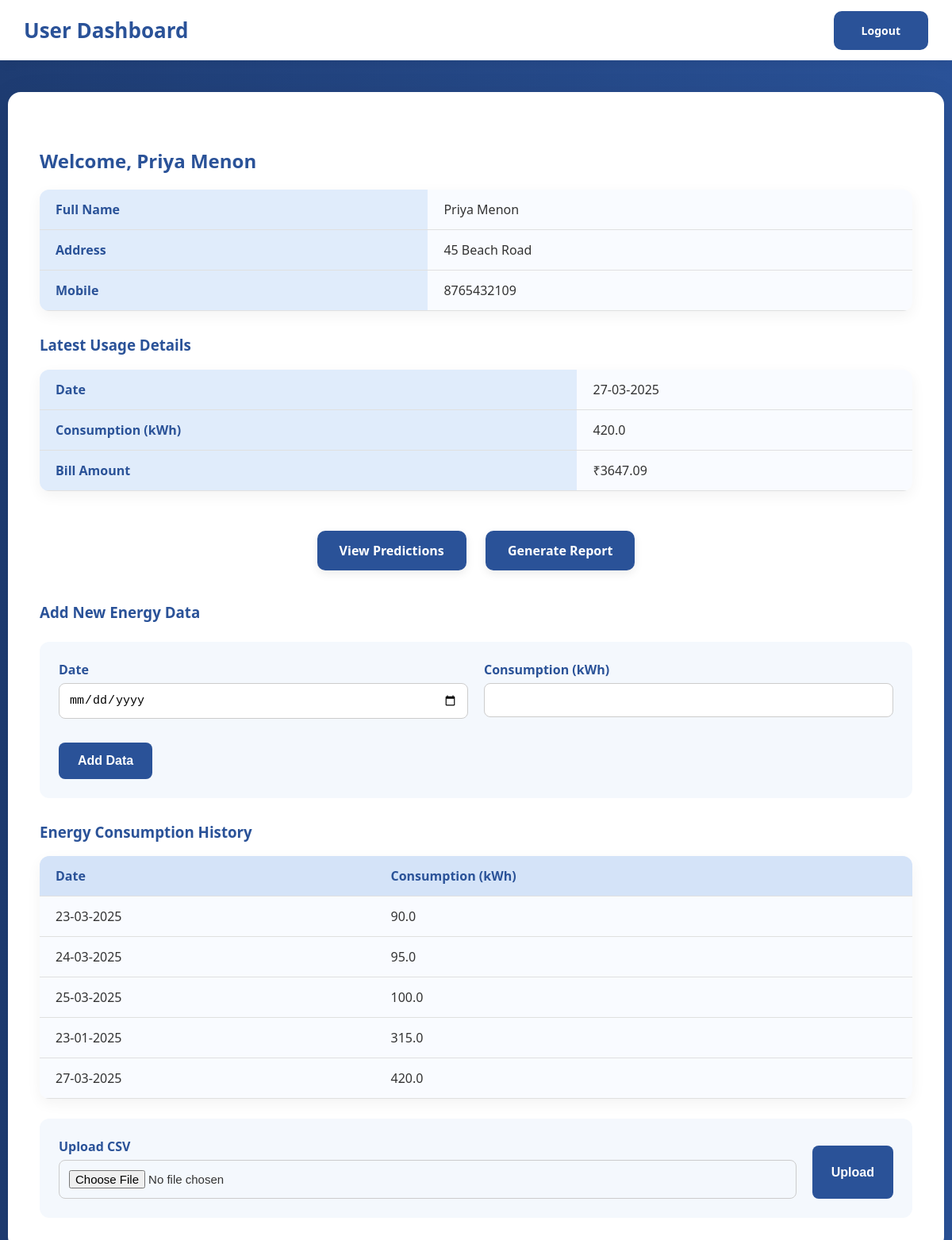
Screenshot of /user/dashboard (signed in) with the database file from the repository.
### database.py (models this page shows)
class User(db.Model):
    id = db.Column(db.Integer, primary_key=True)
    username = db.Column(db.String(50), unique=True, nullable=False)
    password = db.Column(db.String(100), nullable=False)
    role = db.Column(db.String(20), nullable=False)  # 'user' only (no 'admin' role anymore)
    full_name = db.Column(db.String(100), nullable=False)
    address = db.Column(db.String(200), nullable=False)
    city = db.Column(db.String(50), nullable=False)
    phone_number = db.Column(db.String(15), nullable=False)
    officer_id = db.Column(db.Integer, db.ForeignKey('officer.id'), nullable=True)
    officer = db.relationship('Officer', backref=db.backref('users', lazy=True))

class EnergyData(db.Model):
    id = db.Column(db.Integer, primary_key=True)
    user_id = db.Column(db.Integer, db.ForeignKey('user.id'), nullable=False)
    date = db.Column(db.DateTime, nullable=False)
    consumption = db.Column(db.Float, nullable=False)

### routes.py (the view, shortened to what this page needs)
    @app.route('/user/dashboard', methods=['GET', 'POST'])
    @login_required
    def user_dashboard():
        if current_user.role != 'user':
            flash('Invalid user type for user dashboard!', 'error')
            return redirect(url_for('login'))
        try:
            user_type, user_id = current_user.id.split(':')
            user = User.query.get(int(user_id))
            user_id = int(user_id)
            if user_type != 'user':
                flash('Invalid user type for user dashboard!', 'error')
                return redirect(url_for('login'))
        except (ValueError, TypeError) as e:
            print(f"Error parsing user ID from {current_user.id}: {str(e)}")
            flash('Error loading user data!', 'error')
            return redirect(url_for('login'))
        energy_data = EnergyData.query.filter_by(user_id=user_id).all()
        latest_entry = energy_data[-1]
        latest_consumption = latest_entry.consumption
        bill_dict = calculate_kseb_bill(latest_consumption, billing_cycle=1, phase='single')
        return render_template('user_dashboard.html',
                            data=energy_data,
                            latest_consumption=latest_consumption,
                            bill_dict=bill_dict,
                            user=user)

### templates/user_dashboard.html (shortened to what this page needs)
<!DOCTYPE html>
<html lang="en">
<head>
    <link rel="stylesheet" href="{{ url_for('static', filename='css/user_dashboard.css') }}">
</head>
<body>
    <header>
        <h1>User Dashboard</h1>
        <nav>
            <a href="{{ url_for('logout') }} " class="logout-button">Logout</a>
        </nav>
    </header>
    <div class="container dashboard-container">
        <h2>Welcome, {{ user.full_name }}</h2>
        <table class="info-table">
            <tr>
                <th>Full Name</th>
                <td>{{ user.full_name }}</td>
            </tr>
            <tr>
                <th>Address</th>
                <td>{{ user.address }}</td>
            </tr>
            <tr>
                <th>Mobile</th>
                <td>{{ user.phone_number }}</td>
            </tr>
        </table>
        {% if data %}
        {% set latest_entry = data[-1] %}
        <h3>Latest Usage Details</h3>
        <table class="info-table">
            <tr>
                <th>Date</th>
                <td>{{ latest_entry.date.strftime('%d-%m-%Y') }}</td>
            </tr>
            <tr>
                <th>Consumption (kWh)</th>
                <td>{{ latest_consumption }}</td>
            </tr>
            <tr>
                <th>Bill Amount</th>
                <td>₹{{ bill_dict.total|round(2) }}</td>
            </tr>
        </table>
        {% else %}
        <p>No energy data available. Please add data below.</p>
        {% endif %}
        <div class="actions">
            <a href="{{ url_for('predictions') }}" class="action-button">View Predictions</a>
            <a href="{{ url_for('generate_report') }}" class="action-button">Generate Report</a>
        </div>
        <h3>Add New Energy Data</h3>
        <form method="POST" action="{{ url_for('user_dashboard') }}">
            <div class="form-group">
                <label for="date">Date</label>
                <input type="date" id="date" name="date" required>
            </div>
            <div class="form-group">
                <label for="consumption">Consumption (kWh)</label>
                <input type="number" id="consumption" name="consumption" step="0.01" min="0" required>
            </div>
            <button type="submit">Add Data</button>
        </form>
        <div class="data-table">
            <h3>Energy Consumption History</h3>
            <table>
                <thead>
                    <tr>
                        <th>Date</th>
                        <th>Consumption (kWh)</th>
                    </tr>
                </thead>
                <tbody>
                    {% for entry in data %}
                    <tr>
                        <td>{{ entry.date.strftime('%d-%m-%Y') }}</td>
                        <td>{{ entry.consumption }}</td>
                    </tr>
                    {% endfor %}
                </tbody>
            </table>
        </div>
        <form method="POST" action="{{ url_for('upload_data') }}" enctype="multipart/form-data">
            <div class="form-group">
                <label for="file">Upload CSV</label>
                <input type="file" id="file" name="file" accept=".csv">
            </div>
            <button type="submit">Upload</button>
        </form>
    </div>
</body>
</html>

### static/css/user_dashboard.css (style rules this page uses)
body { font-family: 'Segoe UI', Tahoma, Geneva, Verdana, sans-serif; background: linear-gradient(to right, #1e3c72, #2a5298); color: #333; margin: 0; padding: 0; }
header { background-color: #fff; padding: 20px 30px; display: flex; justify-content: space-between; align-items: center; box-shadow: 0 4px 12px rgba(0, 0, 0, 0.05); }
header h1 { color: #2a5298; font-size: 26px; margin: 0; }
.dashboard-container { max-width: 1100px; margin: 40px auto; background: #ffffff; padding: 40px; border-radius: 16px; box-shadow: 0 10px 40px rgba(0, 0, 0, 0.08); }
h2, h3 { color: #2a5298; margin-top: 30px; }
.info-table, .data-table table { width: 100%; border-collapse: collapse; margin-top: 15px; background: #f9fbff; border-radius: 12px; overflow: hidden; box-shadow: 0 6px 18px rgba(0, 0, 0, 0.05); }
.info-table th, .info-table td, .data-table th, .data-table td { padding: 14px 20px; border-bottom: 1px solid #e0e0e0; text-align: left; }
.info-table th { background-color: #e0ecfb; color: #2a5298; }
.data-table th { background-color: #d4e3f8; color: #2a5298; }
form { margin-top: 25px; background-color: #f4f8fd; padding: 24px; border-radius: 12px; display: flex; flex-wrap: wrap; gap: 20px; }
.form-group { flex: 1 1 45%; display: flex; flex-direction: column; }
.form-group label { font-weight: 600; margin-bottom: 6px; color: #2a5298; }
.form-group input { padding: 12px; border-radius: 8px; border: 1px solid #ccc; font-size: 15px; transition: 0.3s ease; }
button { background-color: #2a5298; color: #fff; border: none; padding: 14px 24px; border-radius: 8px; cursor: pointer; font-size: 16px; font-weight: 600; margin-top: 10px; transition: background-color 0.3s ease; }
.actions { margin-top: 40px; text-align: center; }
.actions .action-button { background-color: #2a5298; color: #ffffff !important; padding: 14px 28px; margin: 10px; text-decoration: none; border-radius: 10px; font-weight: 600; font-size: 16px; display: inline-block; box-shadow: 0 4px 12px rgba(0, 0, 0, 0.08); transition: all 0.3s ease; border: none; }
.logout-button { background-color: #2a5298; color: #ffffff; padding: 15px 35px; border-radius: 10px; text-decoration: none; font-weight: 600; font-size: 14px; transition: background-color 0.3s; }

### rows the page displays
User: full_name "Priya Menon", address "45 Beach Road", phone_number "8765432109"
EnergyData: date "27-03-2025", consumption "420.0"
EnergyData: date "23-03-2025", consumption "90.0"
EnergyData: date "24-03-2025", consumption "95.0"
EnergyData: date "25-03-2025", consumption "100.0"
EnergyData: date "23-01-2025", consumption "315.0"

### other values shown
{{ bill_dict.total|round(2) }} "3647.09"
